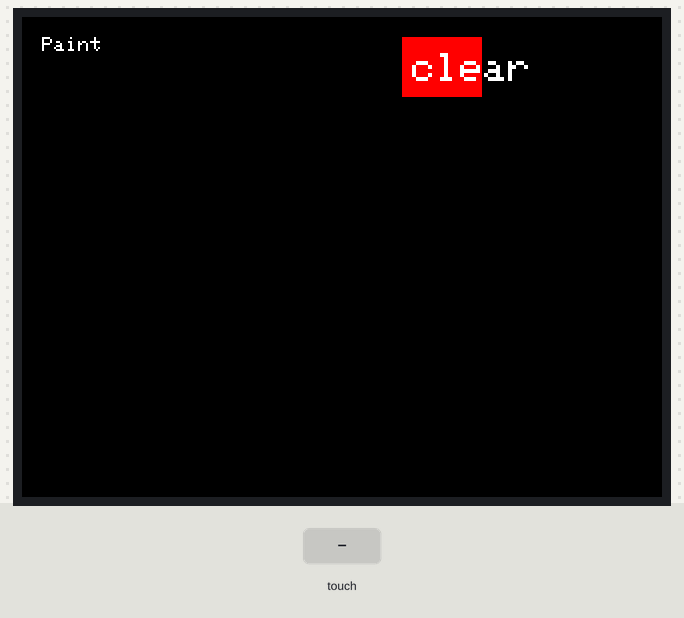
A sketch run on a simulated Arduino Uno, built with avr-gcc and run on an emulated ATmega328P. Shown: 320×240 colour display. Inputs (shaded band) come from the test bench.

Above: at 1.4 s.
1.5 s: touch panel pressed at 13 % / 70 % of its raw x / y range
3.1 s: touch panel pressed at 13 % / 10 % of its raw x / y range
At 3.8 s:
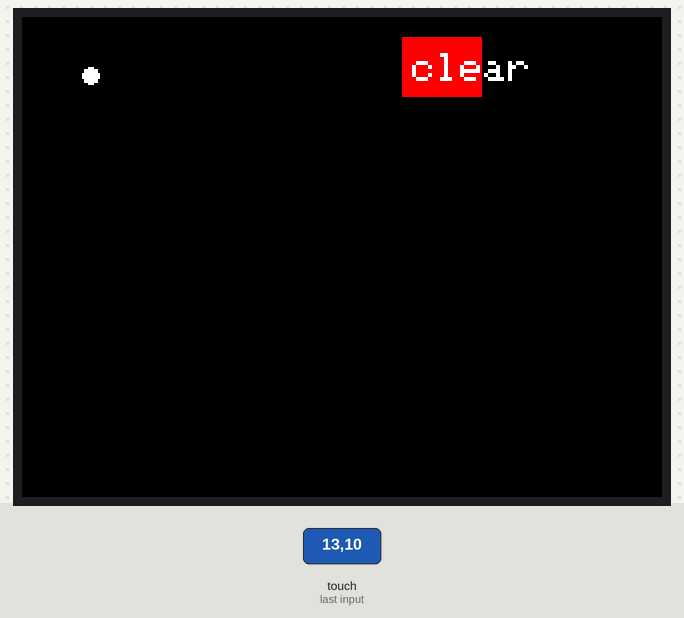
Timing chart, 0 to 6.1 s (numbered marks = the images above; inputs shaded):
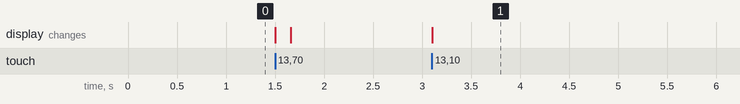

Measured:
- after the input at 3.1 s, the display: changes at once (image 1)

The sketch:

script.ino
```cpp
#include <SPI.h>
#include <Adafruit_GFX.h>
#include <Adafruit_ILI9341.h>
#include <XPT2046_Touchscreen.h>

// Piny
#define TFT_CS     10
#define TFT_DC     9
#define TFT_RST    8
#define TOUCH_CS   4
#define TOUCH_IRQ  2
#define SD_CS 5

#define TS_MINX 200
#define TS_MAXX 3900
#define TS_MINY 200
#define TS_MAXY 3900

#define BRUSH_RADIUS 4
#define BRUSH_COLOR ILI9341_WHITE
#define BTN_X 190
#define BTN_Y 10
#define BTN_W 40
#define BTN_H 30


Adafruit_ILI9341 tft = Adafruit_ILI9341(TFT_CS, TFT_DC, TFT_RST);
XPT2046_Touchscreen touch(TOUCH_CS, TOUCH_IRQ);


void setup() {
  tft.begin();
  touch.begin();
  touch.setRotation(1);
  tft.setRotation(1);

  tft.fillScreen(ILI9341_BLACK);
  tft.setTextColor(ILI9341_WHITE);
  tft.setCursor(10, 10);
  tft.println("Paint");

  drawClearButton();
}

void loop() {
  if (touch.touched()) {
    TS_Point p = touch.getPoint();

    int x = map(p.y, TS_MINX, TS_MAXX, 0, tft.width());
    int y = map(p.x, TS_MINX, TS_MAXX, 0, tft.height());

    if (x > BTN_X && x < BTN_X + BTN_W && y > BTN_Y && y < BTN_Y + BTN_H) {
      tft.fillScreen(ILI9341_BLACK);
      drawClearButton();
      return;
    }
  tft.fillCircle(x, y, BRUSH_RADIUS, BRUSH_COLOR);
  }


}

void drawClearButton() {
  tft.fillRect(BTN_X, BTN_Y, BTN_W, BTN_H, ILI9341_RED);
  tft.setTextColor(ILI9341_WHITE);
  tft.setTextSize(2);
  tft.setCursor(BTN_X + 5, BTN_Y + 8);
  tft.print("clear");
}
```
